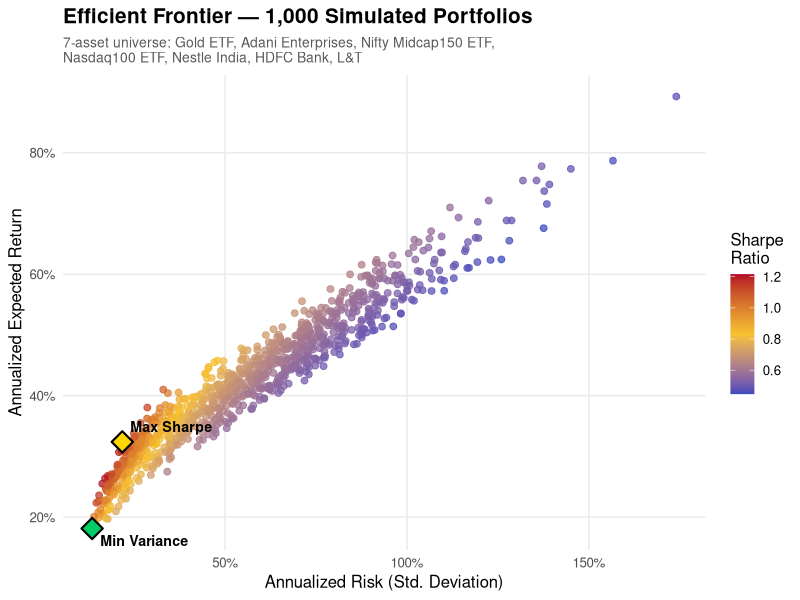

Source code (R):
## ============================================================
## 04_efficient_frontier_plot.R
## Portfolio Optimization & The Efficient Frontier
##
## Purpose : Visualize the simulated portfolios as a risk/return
##           scatter, color-coded by Sharpe Ratio, and mark the
##           two portfolios an investor actually cares about:
##             - Maximum Sharpe Ratio portfolio (best risk-adjusted return)
##             - Minimum Variance portfolio (lowest possible risk)
## ============================================================

library(ggplot2)
library(scales)

portfolio_data <- read.csv("../data/simulated_portfolios.csv")

max_sharpe_pt <- portfolio_data[which.max(portfolio_data$SharpeRatio), ]
min_var_pt    <- portfolio_data[which.min(portfolio_data$Risk), ]

p <- ggplot(portfolio_data, aes(x = Risk, y = Return, color = SharpeRatio)) +
  geom_point(size = 2, alpha = 0.75) +
  scale_color_gradientn(colors = c("#3B4CC0", "#F7C331", "#B40426"),
                         name = "Sharpe\nRatio") +
  geom_point(data = max_sharpe_pt, aes(x = Risk, y = Return),
             color = "black", fill = "gold", shape = 23, size = 5, stroke = 1.1) +
  geom_point(data = min_var_pt, aes(x = Risk, y = Return),
             color = "black", fill = "springgreen3", shape = 23, size = 5, stroke = 1.1) +
  annotate("text", x = max_sharpe_pt$Risk, y = max_sharpe_pt$Return,
           label = "  Max Sharpe", hjust = 0, vjust = -0.9, size = 3.6, fontface = "bold") +
  annotate("text", x = min_var_pt$Risk, y = min_var_pt$Return,
           label = "  Min Variance", hjust = 0, vjust = 1.6, size = 3.6, fontface = "bold") +
  scale_x_continuous(labels = percent_format(accuracy = 1)) +
  scale_y_continuous(labels = percent_format(accuracy = 1)) +
  labs(
    title    = "Efficient Frontier \u2014 1,000 Simulated Portfolios",
    subtitle = "7-asset universe: Gold ETF, Adani Enterprises, Nifty Midcap150 ETF,\nNasdaq100 ETF, Nestle India, HDFC Bank, L&T",
    x = "Annualized Risk (Std. Deviation)",
    y = "Annualized Expected Return"
  ) +
  theme_minimal(base_size = 12) +
  theme(
    plot.title    = element_text(face = "bold", size = 15),
    plot.subtitle = element_text(color = "grey35", size = 10),
    legend.position = "right",
    panel.grid.minor = element_blank()
  )

dir.create("../plots", showWarnings = FALSE)
ggsave("../plots/efficient_frontier.png", plot = p, width = 9, height = 6, dpi = 160)

cat("Plot saved to ../plots/efficient_frontier.png\n")
